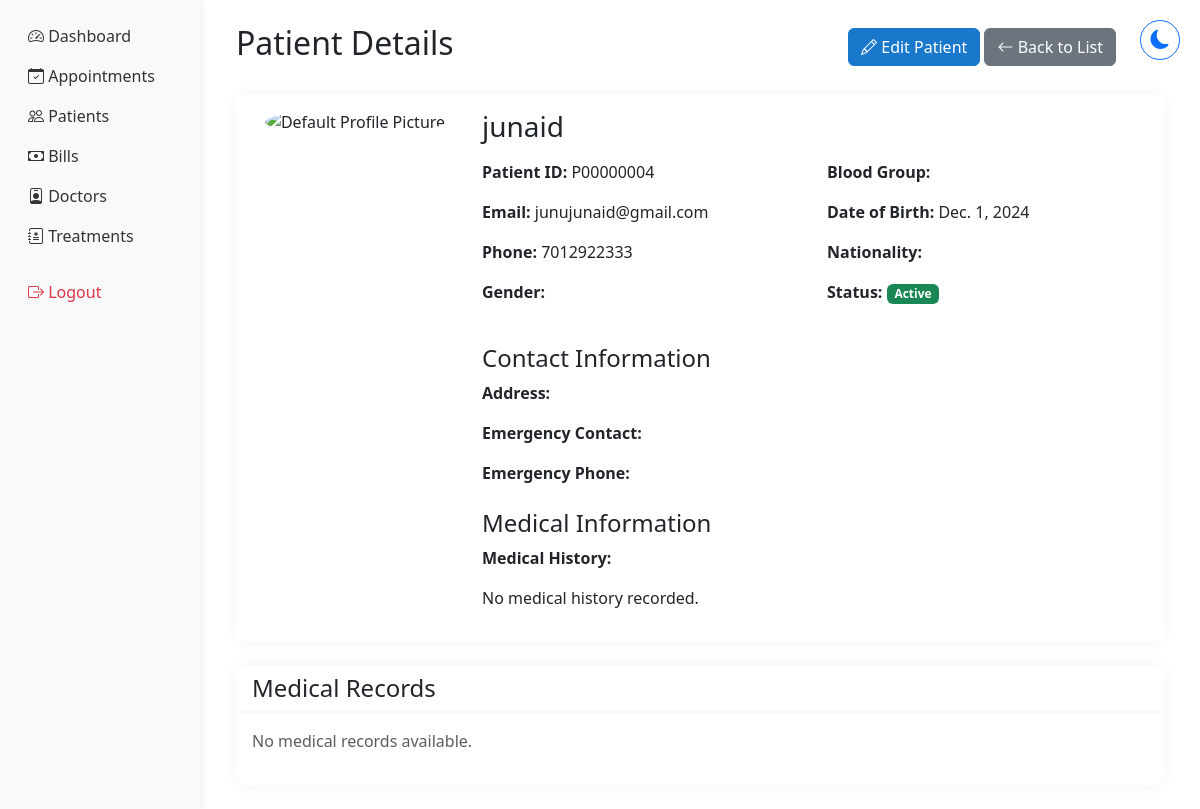
Page /patients/5/view/ (signed in) on the earlier database version.
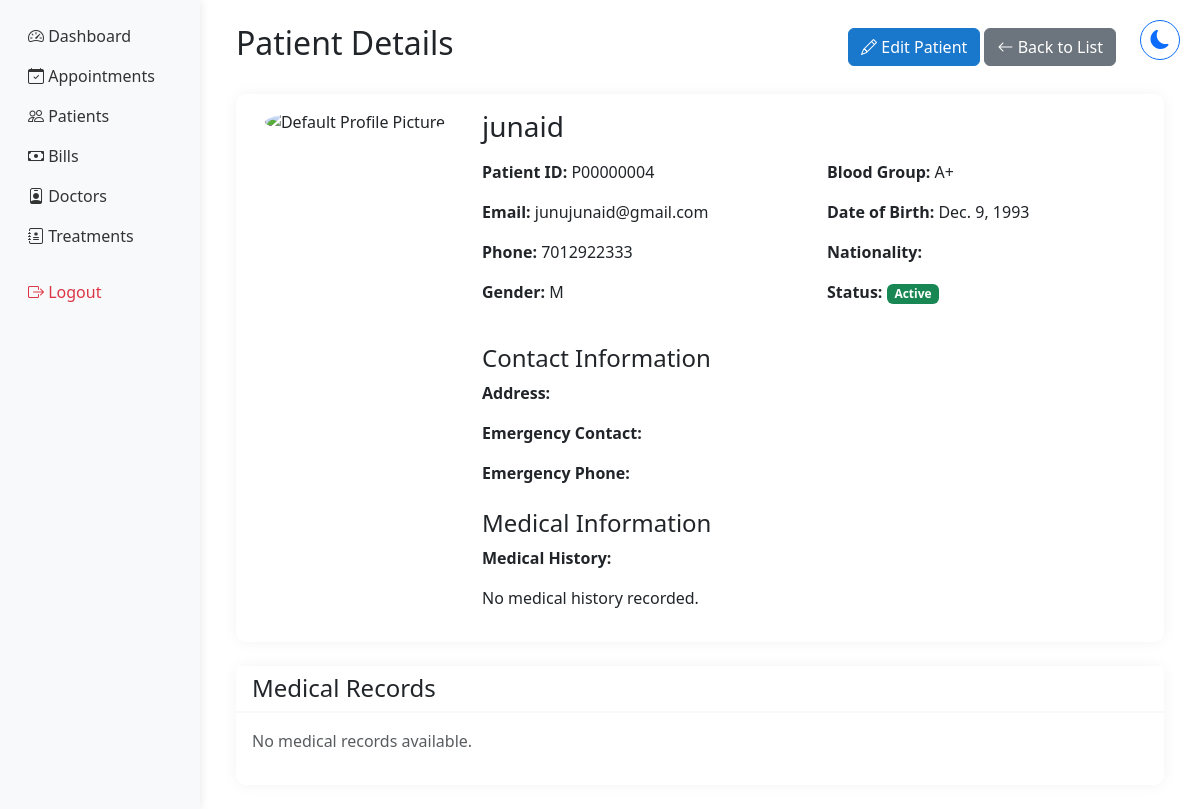
Same page on the later database version.
### hmsapp/models.py (models this page shows, shortened)
class Patient(models.Model):
    BLOOD_GROUPS = [
        ('A+', 'A+'), ('A-', 'A-'),
        ('B+', 'B+'), ('B-', 'B-'),
        ('O+', 'O+'), ('O-', 'O-'),
        ('AB+', 'AB+'), ('AB-', 'AB-'),
    ]
    GENDER_CHOICES = [
        ('MALE', 'Male'),
        ('FEMALE', 'Female'),
        ('OTHER', 'Other'),
    ]
    user = models.OneToOneField(User, on_delete=models.CASCADE)  # Changed to OneToOneField
    patient_name = models.CharField(max_length=100)  # Removed blank=True
    date_of_birth = models.DateField()
    blood_group = models.CharField(max_length=5, choices=BLOOD_GROUPS)  # Added choices
    gender = models.CharField(max_length=10, choices=GENDER_CHOICES)  # Added choices
    nationality = models.CharField(max_length=50)
    referred_by = models.CharField(max_length=100, blank=True)
    phone_number = models.CharField(max_length=15, validators=[phone_regex])
    address = models.TextField(blank=True)
    emergency_contact_name = models.CharField(max_length=100)
    emergency_contact_phone = models.CharField(max_length=15, validators=[phone_regex])
    medical_history = models.TextField(blank=True)
    drug_allergies = models.TextField(blank=True)
    food_allergies = models.TextField(blank=True)
    created_at = models.DateTimeField(auto_now_add=True)
    updated_at = models.DateTimeField(auto_now=True)
    patient_id = models.CharField(max_length=9, unique=True, blank=True)
    profile_picture = models.ImageField(
        upload_to='patients/profile_pics/',
        null=True,
        blank=True,
        validators=[FileExtensionValidator(['jpg', 'jpeg', 'png'])]
    )
    age = models.IntegerField(null=True, blank=True)

### hmsapp/views.py (the view)
# urls.py: path('patients/<int:patient_id>/view/', views.view_patient, name='view_patient'),
@login_required
@user_passes_test(lambda u: u.groups.filter(name__in=['Staff', 'Administrators', 'Doctors']).exists())
def view_patient(request, patient_id):
    patient = get_object_or_404(Patient, id=patient_id)
    medical_records = MedicalRecord.objects.filter(patient=patient).order_by('-record_date')
    context = {
        'patient': patient,
        'medical_records': medical_records
    }
    return render(request, 'shared/view_patient.html', context)

### hmsapp/context_processors.py (called while the page is built)
def base_template(request):
    if request.user.is_authenticated:
        if request.user.groups.filter(name='Doctors').exists():
            base_template = 'doctor/base_doctor.html'
        elif request.user.groups.filter(name='Administrators').exists():
            base_template = 'hosp_admin/base_admin.html'
        else:
            base_template = 'staff/base_staff.html'
    else:
        base_template = 'staff/base_staff.html'
    return {'base_template': base_template}

### hmsapp/templates/shared/view_patient.html (shortened to what the changed rows need)
{% extends base_template %}
{% load static %}
{% block content %}
<div class="container py-4">
    <div class="d-flex justify-content-between align-items-center mb-4 me-5">
        <h2>Patient Details</h2>
    </div>
    <div class="card">
        <div class="card-body">
            <div class="row">
                <div class="col-md-9">
                    <h3 class="mb-3">{{ patient.patient_name }}</h3>
                    <div class="row">
                        <div class="col-md-6">
                            <p><strong>Patient ID:</strong> {{ patient.patient_id }}</p>
                            <p><strong>Email:</strong> {{ patient.user.email }}</p>
                            <p><strong>Phone:</strong> {{ patient.phone_number }}</p>
                            <p><strong>Gender:</strong> {{ patient.get_gender_display }}</p>
                        </div>
                        <div class="col-md-6">
                            <p><strong>Blood Group:</strong> {{ patient.blood_group }}</p>
                            <p><strong>Date of Birth:</strong> {{ patient.date_of_birth }}</p>
                            <p><strong>Nationality:</strong> {{ patient.nationality }}</p>
                            <p><strong>Status:</strong>
                                <span class="badge {% if patient.user.is_active %}bg-success{% else %}bg-danger{% endif %}">
                                    {{ patient.user.is_active|yesno:"Active,Inactive" }}
                                </span>
                            </p>
                        </div>
                    </div>
                    <div class="mt-4">
                        <h4>Contact Information</h4>
                        <p><strong>Address:</strong> {{ patient.address }}</p>
                        <p><strong>Emergency Contact:</strong> {{ patient.emergency_contact_name }}</p>
                        <p><strong>Emergency Phone:</strong> {{ patient.emergency_contact_phone }}</p>
                    </div>
                    <div class="mt-4">
                        <h4>Medical Information</h4>
                        <p><strong>Medical History:</strong></p>
                        <p>{{ patient.medical_history|default:"No medical history recorded." }}</p>
                    </div>
                </div>
            </div>
        </div>
    </div>
</div>
{% endblock %}

Differences in the rows shown:
changed Patient "junaid": gender (not shown) → "M"; blood_group (not shown) → "A+"; date_of_birth "Dec. 1, 2024" → "Dec. 9, 1993"
